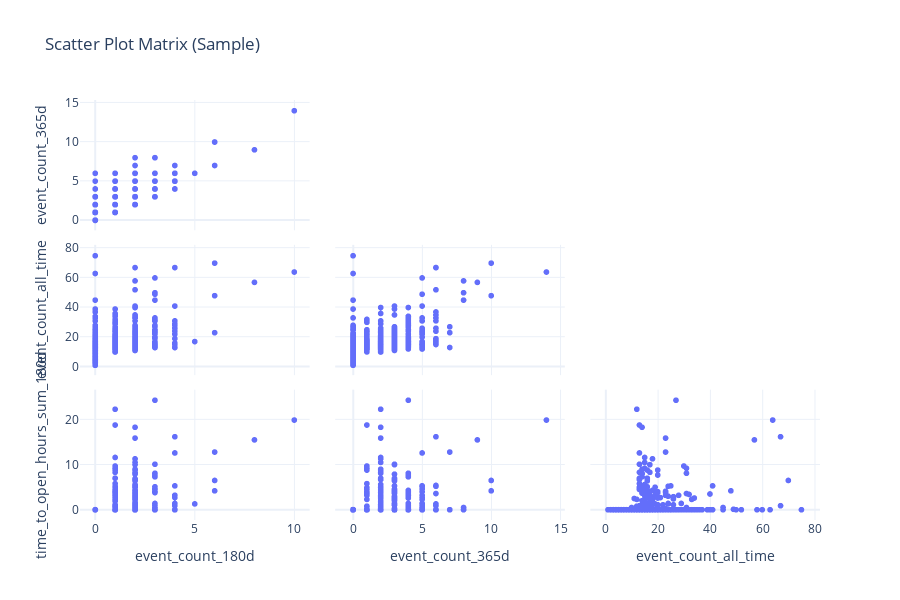

This figure's notebook cell:
### Markdown cell above
## 4.7 Scatter Plot Matrix (Sample)

Visual exploration of pairwise relationships between numeric features.

**📖 How to Read the Scatter Matrix:**
- **Diagonal**: Distribution of each feature (histogram or density)
- **Off-diagonal**: Scatter plot showing relationship between two features
- Each row/column represents one feature

**🔍 What to Look For:**

| Pattern | What It Means | Action |
|---------|--------------|--------|
| **Linear trend** (diagonal line of points) | Strong correlation | Check if redundant; may cause multicollinearity |
| **Curved pattern** | Non-linear relationship | Consider polynomial features or transformations |
| **Clusters/groups** | Natural segments in data | May benefit from segment-aware modeling |
| **Fan shape** (spreading out) | Heteroscedasticity | May need log transform or robust methods |
| **Random scatter** | No relationship | Features are independent |

**⚠️ Cautions:**
- Sample shown (max 1000 points) for performance - patterns may differ in full data
- Look for the same patterns in correlation matrix (section 4.2) to confirm

### Code cell
top_numeric = numeric_cols[:4] if len(numeric_cols) > 4 else numeric_cols

if len(top_numeric) >= 2:
    fig = charts.scatter_matrix(
        df[top_numeric].sample(min(1000, len(df))),
        title="Scatter Plot Matrix (Sample)"
    )
    display_figure(fig)

### Figure 1 — Plotly figure (JSON) as saved in the notebook; plotly's stock layout.template omitted (floating-point values rounded to 4 significant figures; data arrays with more than 128 entries replaced by an {"elided": "..."} marker saying what was removed)
{"data": [{"diagonal": {"visible": false}, "dimensions": [{"axis": {"matches": true}, "label": "event_count_180d", "values": {"elided": "1000 int values"}}, {"axis": {"matches": true}, "label": "event_count_365d", "values": {"elided": "1000 int values"}}, {"axis": {"matches": true}, "label": "event_count_all_time", "values": {"elided": "1000 int values"}}, {"axis": {"matches": true}, "label": "time_to_open_hours_sum_180d", "values": {"elided": "1000 float values"}}], "hovertemplate": "%{xaxis.title.text}=%{x}<br>%{yaxis.title.text}=%{y}<extra></extra>", "legendgroup": "", "marker": {"color": "#636efa", "symbol": "circle"}, "name": "", "showlegend": false, "showupperhalf": false, "type": "splom"}], "layout": {"autosize": true, "dragmode": "select", "height": 600, "legend": {"tracegroupgap": 0}, "title": {"text": "Scatter Plot Matrix (Sample)"}}}
